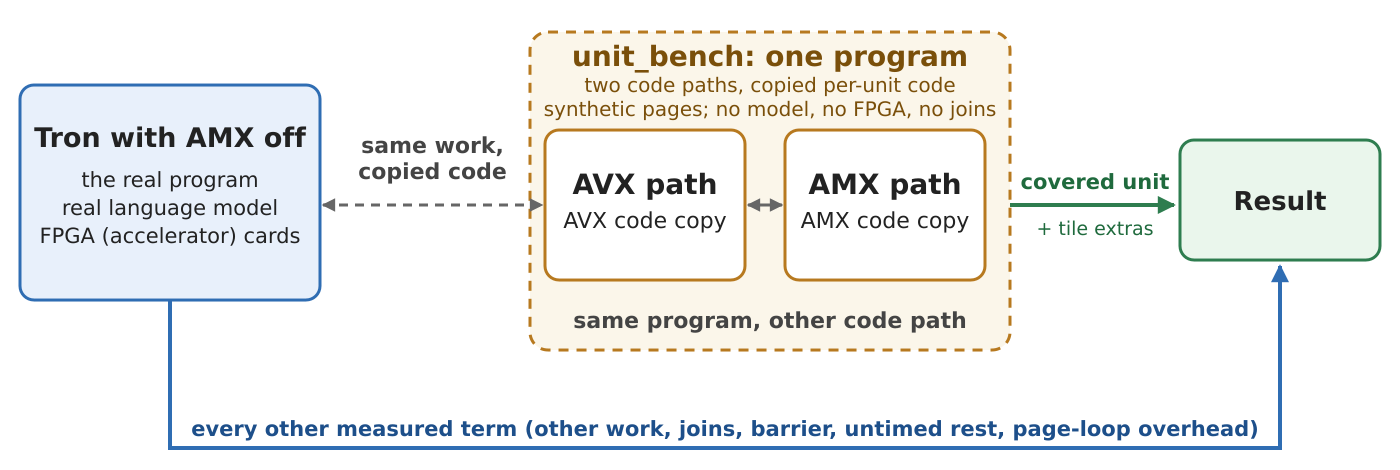

The script that drew this image:
# Setup figure (no values): the same layout as fig.py with every number removed. Canvas is 2x; displayed at ~700 px wide.
from PIL import ImageFont
import cairosvg, html
W,H=1400,470
FONT='/usr/share/fonts/truetype/dejavu/DejaVuSans.ttf'; FONTB='/usr/share/fonts/truetype/dejavu/DejaVuSans-Bold.ttf'
def width(txt,size,bold=False): return ImageFont.truetype(FONTB if bold else FONT,size).getlength(txt)
out=[]; overflow=[]
def text(x,y,txt,size=24,bold=False,fill='#222',maxw=None,anchor='middle'):
    w=width(txt,size,bold)
    if maxw and w>maxw: overflow.append((txt,round(w),maxw))
    st=f"font-family:'DejaVu Sans',Arial,sans-serif;font-size:{size}px;{'font-weight:bold;' if bold else ''}fill:{fill}"
    out.append(f'<text x="{x}" y="{y}" text-anchor="{anchor}" style="{st}">{html.escape(txt)}</text>')
def box(x,y,w,h,fill,stroke,rx=14,dash=None,sw=3):
    d=f' stroke-dasharray="{dash}"' if dash else ''
    out.append(f'<rect x="{x}" y="{y}" width="{w}" height="{h}" rx="{rx}" fill="{fill}" stroke="{stroke}" stroke-width="{sw}"{d}/>')
def line(x1,y1,x2,y2,stroke='#666',sw=3,dash=None,marker='gray',both=True):
    d=f' stroke-dasharray="{dash}"' if dash else ''
    m=f' marker-end="url(#a-{marker})"'+(f' marker-start="url(#a-{marker})"' if both else '')
    out.append(f'<line x1="{x1}" y1="{y1}" x2="{x2}" y2="{y2}" stroke="{stroke}" stroke-width="{sw}"{d}{m}/>')
def path(d,stroke,marker,sw=4):
    out.append(f'<path d="{d}" fill="none" stroke="{stroke}" stroke-width="{sw}" marker-end="url(#a-{marker})"/>')

BLUE,BLUED='#2f6db3','#1d4f8a'; AMB,AMBD='#b7791f','#7a4f0a'; GRN,GRND='#2e7d4f','#1f6a3d'
# Tron box
TX,TY,TW,TH=20,85,300,215; box(TX,TY,TW,TH,'#e8f0fb',BLUE); cx=TX+TW/2
text(cx,TY+62,'Tron with AMX off',27,True,maxw=TW-16)
text(cx,TY+102,'the real program',21,maxw=TW-16)
text(cx,TY+130,'real language model',21,maxw=TW-16)
text(cx,TY+158,'FPGA (accelerator) cards',21,maxw=TW-16)
# unit_bench container
UX,UY,UW,UH=530,32,480,318; box(UX,UY,UW,UH,'#fbf6ea',AMB,rx=18,dash='10,8'); ucx=UX+UW/2
text(ucx,UY+34,'unit_bench: one program',28,True,fill=AMBD,maxw=UW-16)
text(ucx,UY+60,'two code paths, copied per-unit code',20,fill=AMBD,maxw=UW-16)
text(ucx,UY+84,'synthetic pages; no model, no FPGA, no joins',20,fill=AMBD,maxw=UW-16)
BX,BY,BW,BH=545,130,200,150; box(BX,BY,BW,BH,'#ffffff',AMB); bcx=BX+BW/2
text(bcx,BY+64,'AVX path',28,True,maxw=BW-12)
text(bcx,BY+98,'AVX code copy',22,maxw=BW-12)
MX,MY,MW,MH=785,130,200,150; box(MX,MY,MW,MH,'#ffffff',AMB); mcx=MX+MW/2
text(mcx,MY+64,'AMX path',28,True,maxw=MW-12)
text(mcx,MY+98,'AMX code copy',22,maxw=MW-12)
# B <-> M: same program, other code path
line(BX+BW+3,BY+BH/2,MX-3,BY+BH/2,marker='gray')
text(ucx,UY+UH-22,'same program, other code path',22,True,fill='#444',maxw=UW-20)
# Result box
CX,CY,CW,CH=1180,140,200,120; box(CX,CY,CW,CH,'#eaf6ec',GRN); ccx=CX+CW/2
text(ccx,CY+70,'Result',26,True,maxw=CW-12)
# T <-> B: same work, copied code (dashed), label in the gutter
gy=205; line(TX+TW+3,gy,BX-3,gy,dash='9,7',marker='gray')
gcx=(TX+TW+BX)/2; gw=BX-(TX+TW)-12
text(gcx,gy-52,'same work,',22,True,fill='#444',maxw=gw)
text(gcx,gy-26,'copied code',22,True,fill='#444',maxw=gw)
# unit_bench -> result: the covered unit plus the tile extras
ay=MY+MH/2; path(f'M {UX+UW} {ay} L {CX-6} {ay}',GRN,'grn')
acx=(UX+UW+CX)/2; aw=CX-(UX+UW)-12
text(acx,ay-16,'covered unit',21,True,fill=GRND,maxw=aw)
text(acx,ay+30,'+ tile extras',19,fill=GRND,maxw=aw)
# Tron -> result: every other measured term, routed along the bottom
by=H-22; path(f'M {cx} {TY+TH} L {cx} {by} L {ccx} {by} L {ccx} {CY+CH+6}',BLUE,'blue')
text((cx+ccx)/2,by-12,'every other measured term (other work, joins, barrier, untimed rest, page-loop overhead)',21,True,fill=BLUED,maxw=ccx-cx-20)
def marker(mid,fill):
    return f'<marker id="a-{mid}" viewBox="0 0 10 10" refX="9" refY="5" markerWidth="4.5" markerHeight="4.5" orient="auto-start-reverse"><path d="M 0 0 L 10 5 L 0 10 z" fill="{fill}"/></marker>'
svg=f'''<svg xmlns="http://www.w3.org/2000/svg" width="{W}" height="{H}" viewBox="0 0 {W} {H}">
<defs>{marker('gray','#666')}{marker('grn',GRN)}{marker('blue',BLUE)}</defs>
<rect width="{W}" height="{H}" fill="#ffffff"/>
{chr(10).join(out)}
</svg>'''
open('fig-setup.svg','w').write(svg)
cairosvg.svg2png(bytestring=svg.encode(),write_to='fig-setup.png',output_width=W)
cairosvg.svg2png(bytestring=svg.encode(),write_to='fig-setup-display.png',output_width=700)
print('overflow:',overflow if overflow else 'none')
